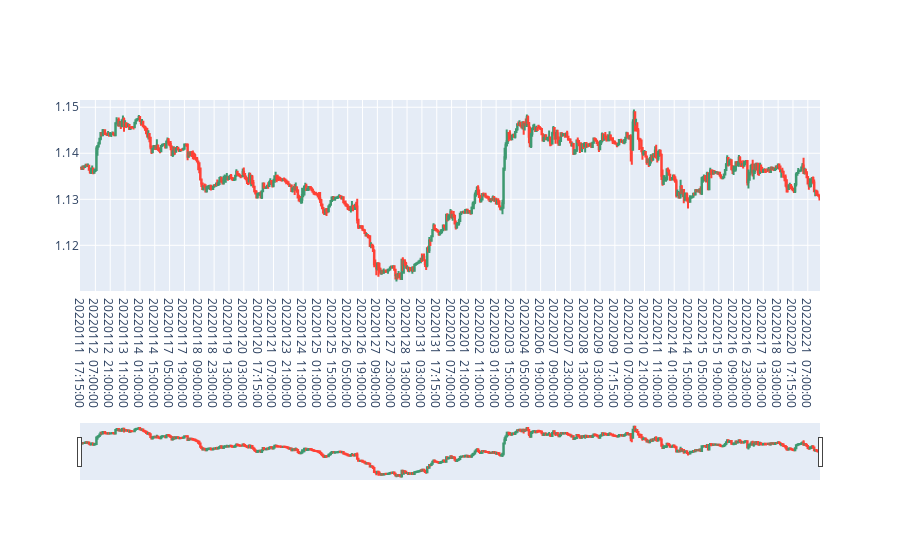

Notebook cell for this chart:
### Code cell
from ibapi.contract import Contract
from fintech_ibkr import *

import pandas as pd
from ibapi.client import EClient
from ibapi.wrapper import EWrapper
from ibapi.contract import Contract
import threading
import time
import plotly.graph_objects as go

class ibkr_app(EWrapper, EClient):
    def __init__(self):
        EClient.__init__(self, self)
        self.error_messages = pd.DataFrame(columns=[
            'reqId', 'errorCode', 'errorString'
        ])
        self.next_valid_id = None
        self.historical_data = pd.DataFrame(columns=["date", "open", "high", "low", "close"])
        self.historical_data_end = ''

    def error(self, reqId, errorCode, errorString):
        print("Error: ", reqId, " ", errorCode, " ", errorString)

    def nextValidId(self, orderId: int):
        self.next_valid_id = orderId

    def historicalData(self, reqId, bar):
        row = pd.DataFrame(
            {"date": [bar.date],
             "open": [bar.open],
             "high": [bar.high],
             "low": [bar.low],
             "close": [bar.close]
             }
        )
        self.historical_data = pd.concat([self.historical_data, row], ignore_index=True)

    def historicalDataEnd(self, reqId: int, start: str, end: str):
        # super().historicalDataEnd(reqId, start, end)
        print("HistoricalDataEnd. ReqId:", reqId, "from", start, "to", end)
        self.historical_data_end = reqId


app = ibkr_app()

app.connect('127.0.0.1', 7497, 10645)
while not app.isConnected():
    time.sleep(0.5)


def run_loop():
    app.run()


# Start the socket in a thread
api_thread = threading.Thread(target=run_loop, daemon=True)
api_thread.start()

while isinstance(app.next_valid_id, type(None)):
    time.sleep(0.01)


value = "EUR.USD"  # This is what your text input looks like on your app
# Create a contract object
contract = Contract()
contract.symbol = value.split(".")[0]
contract.secType = 'CASH'
contract.exchange = 'IDEALPRO'  # 'IDEALPRO' is the currency exchange.
contract.currency = value.split(".")[1]

tickerId = app.next_valid_id

app.reqHistoricalData(
    tickerId, contract, endDateTime='', durationStr='30 D', barSizeSetting='1 hour', whatToShow="MIDPOINT", useRTH=0, formatDate=1, keepUpToDate=False, chartOptions=[])

while app.historical_data_end != tickerId:
    time.sleep(0.01)

app.disconnect()

app.historical_data


fig = go.Figure(
    data=[
        go.Candlestick(
            x=app.historical_data['date'],
            open=app.historical_data['open'],
            high=app.historical_data['high'],
            low=app.historical_data['low'],
            close=app.historical_data['close']
        )
    ]
)

fig

### Figure 1 — Plotly figure (JSON) as saved in the notebook; plotly's stock layout.template omitted (floating-point values rounded to 4 significant figures; data arrays with more than 128 entries replaced by an {"elided": "..."} marker saying what was removed)
{"data": [{"close": {"elided": "698 float values"}, "high": {"elided": "698 float values"}, "low": {"elided": "698 float values"}, "open": {"elided": "698 float values"}, "x": {"elided": "698 str values"}, "type": "candlestick"}], "layout": {}}
